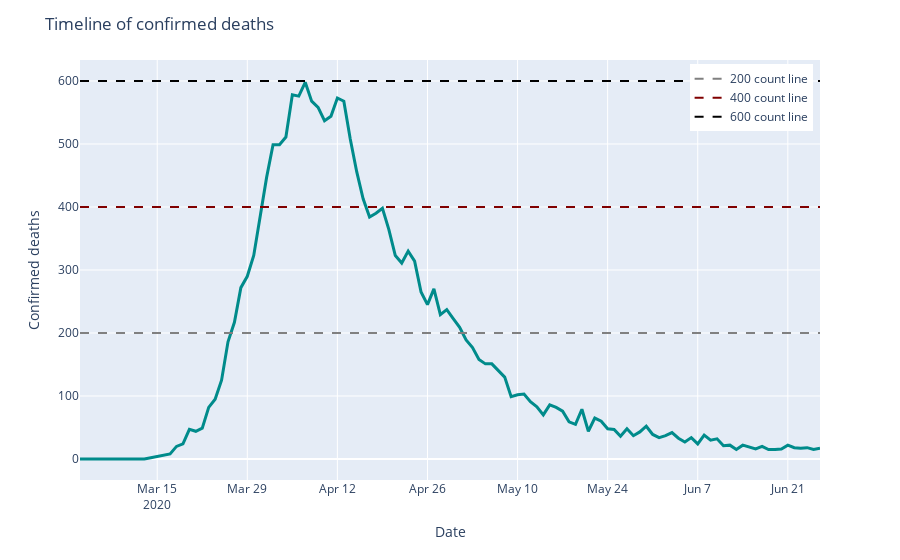

This figure's notebook cell:
### Markdown cell above
## 4.2) Plotting by date

### Code cell
# 4.2.1) Timeline of confirmed deaths
fig = px.line(df_final, x = 'date', y = 'death')

fig.update_layout(title = 'Timeline of confirmed deaths', 
                  xaxis_title = 'Date', yaxis_title = 'Confirmed deaths',  
                  legend = dict(yanchor = "top", y = 0.99, xanchor = "right", x = 0.99))

fig.update_traces(line_color='darkcyan', line_width = 3)

fig.add_trace(go.Scatter(x = df_final['date'], y = [200]*len(df_final), 
                          mode = 'lines', name = '200 count line', 
                          line = dict(dash = 'dash', color = 'gray')))

fig.add_trace(go.Scatter(x = df_final['date'], y = [400]*len(df_final), 
                          mode = 'lines', name = '400 count line', 
                          line = dict(dash = 'dash', color = 'maroon')))

fig.add_trace(go.Scatter(x=df_final['date'], y = [600]*len(df_final), 
                          mode = 'lines', name = '600 count line', 
                          line = dict(dash = 'dash', color = 'black')))
